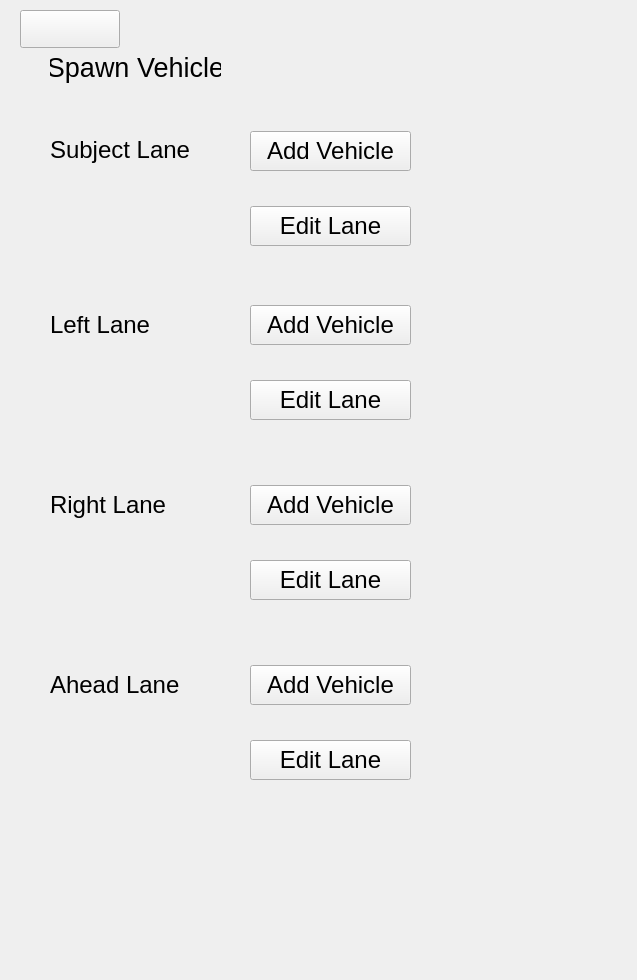
<?xml version="1.0" encoding="UTF-8"?>
<ui version="4.0">
 <class>Form</class>
 <widget class="QWidget" name="Form">
  <property name="geometry">
   <rect>
    <x>0</x>
    <y>0</y>
    <width>637</width>
    <height>980</height>
   </rect>
  </property>
  <property name="windowTitle">
   <string>Form</string>
  </property>
  <widget class="QWidget" name="widget" native="true">
   <property name="geometry">
    <rect>
     <x>10</x>
     <y>10</y>
     <width>420</width>
     <height>951</height>
    </rect>
   </property>
   <property name="minimumSize">
    <size>
     <width>420</width>
     <height>951</height>
    </size>
   </property>
   <property name="maximumSize">
    <size>
     <width>420</width>
     <height>951</height>
    </size>
   </property>
   <widget class="QPushButton" name="backButtonSpa">
    <property name="geometry">
     <rect>
      <x>10</x>
      <y>0</y>
      <width>100</width>
      <height>38</height>
     </rect>
    </property>
    <property name="minimumSize">
     <size>
      <width>100</width>
      <height>30</height>
     </size>
    </property>
    <property name="text">
     <string/>
    </property>
    <property name="icon">
     <iconset>
      <normaloff>Back.png</normaloff>Back.png</iconset>
    </property>
    <property name="iconSize">
     <size>
      <width>30</width>
      <height>30</height>
     </size>
    </property>
   </widget>
   <widget class="QLabel" name="BLSpa">
    <property name="geometry">
     <rect>
      <x>40</x>
      <y>20</y>
      <width>171</width>
      <height>74</height>
     </rect>
    </property>
    <property name="font">
     <font>
      <family>Segoe UI</family>
      <pointsize>20</pointsize>
     </font>
    </property>
    <property name="layoutDirection">
     <enum>Qt::LeftToRight</enum>
    </property>
    <property name="text">
     <string>Spawn Vehicle</string>
    </property>
    <property name="alignment">
     <set>Qt::AlignCenter</set>
    </property>
   </widget>
   <widget class="QLabel" name="SLSubSpa">
    <property name="geometry">
     <rect>
      <x>40</x>
      <y>120</y>
      <width>140</width>
      <height>40</height>
     </rect>
    </property>
    <property name="font">
     <font>
      <family>Segoe UI</family>
      <pointsize>18</pointsize>
     </font>
    </property>
    <property name="text">
     <string>Subject Lane</string>
    </property>
    <property name="alignment">
     <set>Qt::AlignLeading|Qt::AlignLeft|Qt::AlignVCenter</set>
    </property>
   </widget>
   <widget class="QLabel" name="SLLeftSpa">
    <property name="geometry">
     <rect>
      <x>40</x>
      <y>295</y>
      <width>140</width>
      <height>40</height>
     </rect>
    </property>
    <property name="font">
     <font>
      <family>Segoe UI</family>
      <pointsize>18</pointsize>
     </font>
    </property>
    <property name="text">
     <string>Left Lane</string>
    </property>
    <property name="alignment">
     <set>Qt::AlignLeading|Qt::AlignLeft|Qt::AlignVCenter</set>
    </property>
   </widget>
   <widget class="QPushButton" name="AddSubSpa">
    <property name="geometry">
     <rect>
      <x>240</x>
      <y>121</y>
      <width>161</width>
      <height>40</height>
     </rect>
    </property>
    <property name="font">
     <font>
      <family>Segoe UI</family>
      <pointsize>18</pointsize>
     </font>
    </property>
    <property name="text">
     <string>Add Vehicle</string>
    </property>
   </widget>
   <widget class="QPushButton" name="EditSubSpa">
    <property name="geometry">
     <rect>
      <x>240</x>
      <y>196</y>
      <width>161</width>
      <height>40</height>
     </rect>
    </property>
    <property name="font">
     <font>
      <family>Segoe UI</family>
      <pointsize>18</pointsize>
     </font>
    </property>
    <property name="text">
     <string>Edit Lane</string>
    </property>
   </widget>
   <widget class="QPushButton" name="AddLeftSpa">
    <property name="geometry">
     <rect>
      <x>240</x>
      <y>295</y>
      <width>161</width>
      <height>40</height>
     </rect>
    </property>
    <property name="font">
     <font>
      <family>Segoe UI</family>
      <pointsize>18</pointsize>
     </font>
    </property>
    <property name="text">
     <string>Add Vehicle</string>
    </property>
   </widget>
   <widget class="QPushButton" name="EditLeftSpa">
    <property name="geometry">
     <rect>
      <x>240</x>
      <y>370</y>
      <width>161</width>
      <height>40</height>
     </rect>
    </property>
    <property name="font">
     <font>
      <family>Segoe UI</family>
      <pointsize>18</pointsize>
     </font>
    </property>
    <property name="text">
     <string>Edit Lane</string>
    </property>
   </widget>
   <widget class="QPushButton" name="EditRightSpa">
    <property name="geometry">
     <rect>
      <x>240</x>
      <y>550</y>
      <width>161</width>
      <height>40</height>
     </rect>
    </property>
    <property name="font">
     <font>
      <family>Segoe UI</family>
      <pointsize>18</pointsize>
     </font>
    </property>
    <property name="text">
     <string>Edit Lane</string>
    </property>
   </widget>
   <widget class="QPushButton" name="AddRightSpa">
    <property name="geometry">
     <rect>
      <x>240</x>
      <y>475</y>
      <width>161</width>
      <height>40</height>
     </rect>
    </property>
    <property name="font">
     <font>
      <family>Segoe UI</family>
      <pointsize>18</pointsize>
     </font>
    </property>
    <property name="text">
     <string>Add Vehicle</string>
    </property>
   </widget>
   <widget class="QLabel" name="SLRightSpa">
    <property name="geometry">
     <rect>
      <x>40</x>
      <y>475</y>
      <width>140</width>
      <height>40</height>
     </rect>
    </property>
    <property name="font">
     <font>
      <family>Segoe UI</family>
      <pointsize>18</pointsize>
     </font>
    </property>
    <property name="text">
     <string>Right Lane</string>
    </property>
    <property name="alignment">
     <set>Qt::AlignLeading|Qt::AlignLeft|Qt::AlignVCenter</set>
    </property>
   </widget>
   <widget class="QPushButton" name="EditAheadSpa">
    <property name="geometry">
     <rect>
      <x>240</x>
      <y>730</y>
      <width>161</width>
      <height>40</height>
     </rect>
    </property>
    <property name="font">
     <font>
      <family>Segoe UI</family>
      <pointsize>18</pointsize>
     </font>
    </property>
    <property name="text">
     <string>Edit Lane</string>
    </property>
   </widget>
   <widget class="QPushButton" name="AddAheadSpa">
    <property name="geometry">
     <rect>
      <x>240</x>
      <y>655</y>
      <width>161</width>
      <height>40</height>
     </rect>
    </property>
    <property name="font">
     <font>
      <family>Segoe UI</family>
      <pointsize>18</pointsize>
     </font>
    </property>
    <property name="text">
     <string>Add Vehicle</string>
    </property>
   </widget>
   <widget class="QLabel" name="SLAheadSpa">
    <property name="geometry">
     <rect>
      <x>40</x>
      <y>655</y>
      <width>140</width>
      <height>40</height>
     </rect>
    </property>
    <property name="font">
     <font>
      <family>Segoe UI</family>
      <pointsize>18</pointsize>
     </font>
    </property>
    <property name="text">
     <string>Ahead Lane</string>
    </property>
    <property name="alignment">
     <set>Qt::AlignLeading|Qt::AlignLeft|Qt::AlignVCenter</set>
    </property>
   </widget>
  </widget>
 </widget>
 <resources/>
 <connections/>
</ui>
